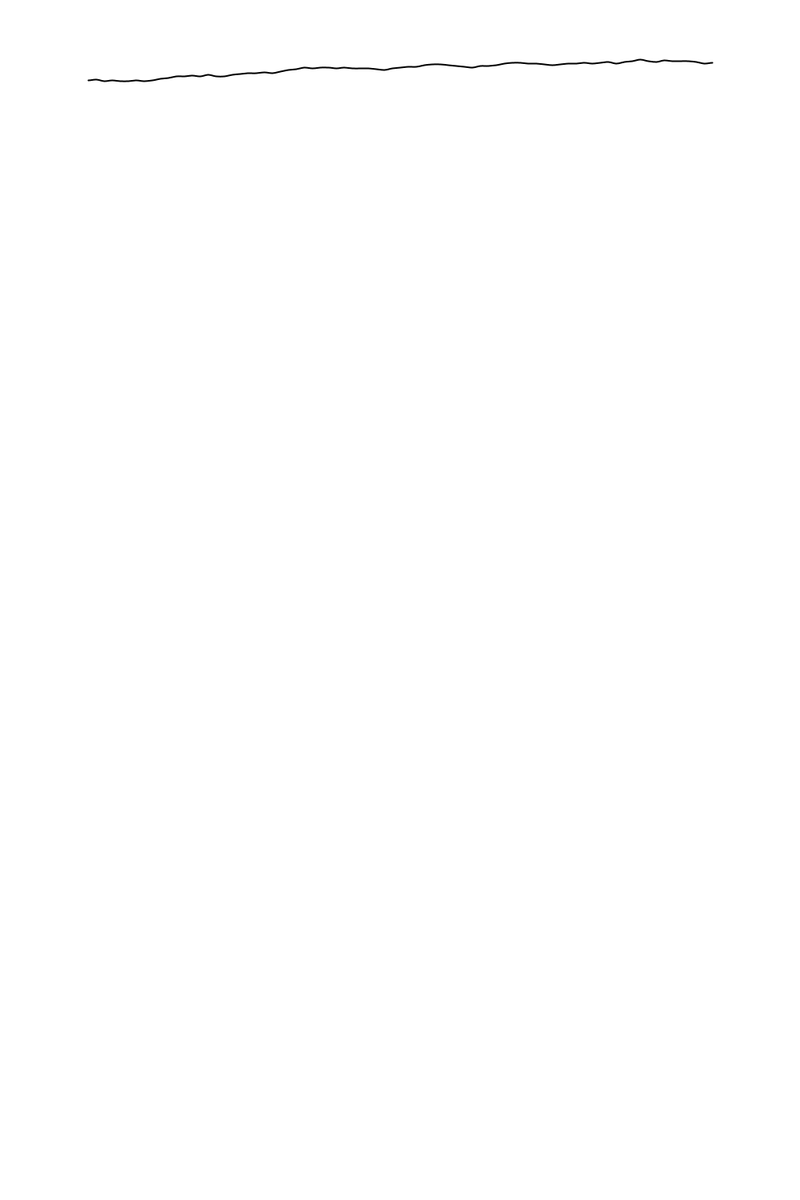
Frame 1 (no input)
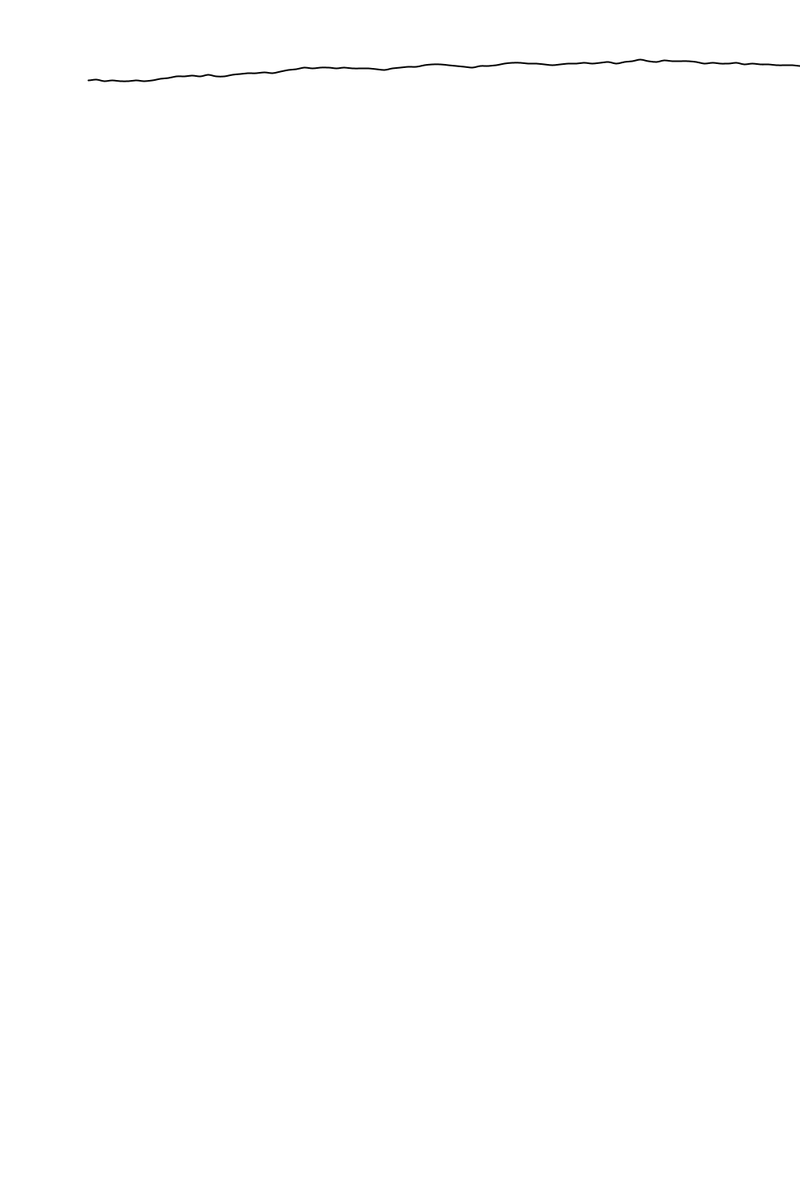
Frame 2 (the mouse pressed at the canvas centre, redrawn once)

The Processing sketch that drew these frames (run headless with seeded random() and noise(); the mouse was pressed at the canvas centre and the sketch redrawn once):

// Processing sketch: generative17
// ── generative17.pde
import java.util.UUID;

float WIDTH = 1000;
float HEIGHT = 1000;
int MARGIN = 100;
int NUMVERTICES = 81;
float ROWHEIGHT = 5;
ArrayList<PVector> vectors = new ArrayList<PVector>();
float currentX = MARGIN;
float currentY = MARGIN;
float horizontalStep = 10;
float verticalVariation = 2;
float x1, y1, x2, y2;

void setup() {
  size(1000,1500);
  noFill();
  smooth(2);
  pixelDensity(displayDensity());
  noLoop();
}

void draw() {
  background(255);
  stroke(0,0,0);
  strokeWeight(2);

  x1 = currentX;
  y1 = currentY;
  vectors.add(new PVector(x1,y1));
  x2 = currentX + horizontalStep;
  y2 = random(currentY-verticalVariation,currentY+verticalVariation);
  vectors.add(new PVector(x2,y2));
  currentX = x2;
  currentY = y2;
  
  drawFirstRow();
  populatePage();
}

void mousePressed() {
  if (mouseButton == LEFT) {
    redraw();
  } 
  else if (mouseButton == RIGHT) {
    draw();
  }
}

void keyPressed () {
  if (key == RETURN || key == ENTER) {
    String uuid = UUID.randomUUID().toString();
    save(uuid + ".tif");
  }
}



void drawFirstRow() {
  for (int i = 0; i < NUMVERTICES - 2; i++) {
   if (i % 2 == 0) {
     x1 = currentX + horizontalStep;
     y1 = random(currentY-verticalVariation,currentY+verticalVariation);
     vectors.add(new PVector(x1,y1));
     currentX = x1;
     currentY = y1;
   }
   else {
     x2 = currentX + horizontalStep;
     y2 = random(currentY-verticalVariation,currentY+verticalVariation);
     vectors.add(new PVector(x2,y2));
     currentX = x2;
     currentY = y2;
   }
  }
  
  drawRow();
}

void populatePage() {
  
  //print(vectors.size());
  //for (int row = int(currentY); row < (HEIGHT - MARGIN); row += ROWHEIGHT) {
  //   for (int i = 0; i < vectors.size(); i++) {
  //     vectors.get(i).x += 0;
  //     vectors.get(i).y = vectors.get(i).y + ROWHEIGHT + random(-1,1); 
  //   }
  //    drawRow();
  //}
 
}

void drawRow() {
  beginShape();

  for (int i = 0; i < vectors.size(); i++) {
    curveVertex(vectors.get(i).x, vectors.get(i).y);
  }
  
  endShape();
}
